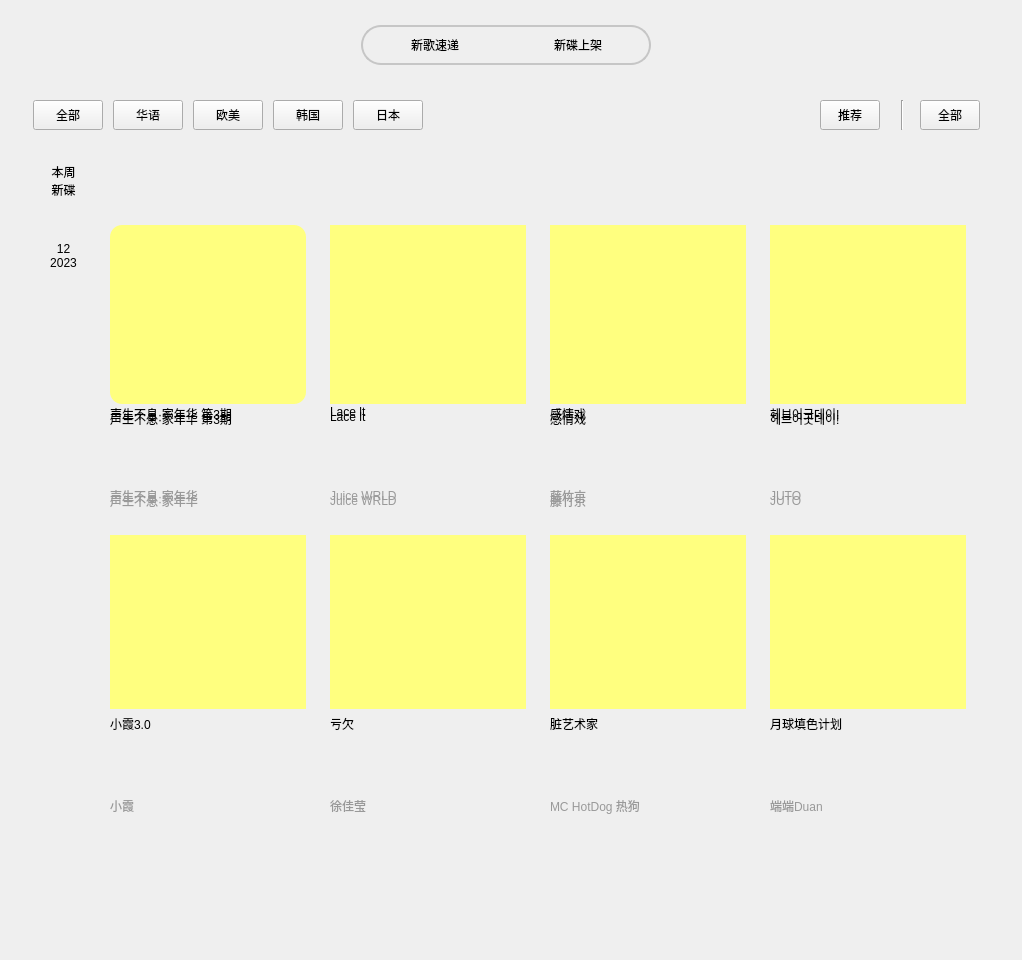
<?xml version="1.0" encoding="UTF-8"?>
<ui version="4.0">
 <class>BestNewMusicClass</class>
 <widget class="QWidget" name="BestNewMusicClass">
  <property name="geometry">
   <rect>
    <x>0</x>
    <y>0</y>
    <width>1022</width>
    <height>960</height>
   </rect>
  </property>
  <property name="minimumSize">
   <size>
    <width>1012</width>
    <height>960</height>
   </size>
  </property>
  <property name="windowTitle">
   <string>BestNewMusic</string>
  </property>
  <widget class="QWidget" name="widget" native="true">
   <property name="geometry">
    <rect>
     <x>361</x>
     <y>25</y>
     <width>290</width>
     <height>40</height>
    </rect>
   </property>
   <property name="minimumSize">
    <size>
     <width>290</width>
     <height>35</height>
    </size>
   </property>
   <property name="styleSheet">
    <string notr="true">border: 2px solid #C6C6C6;
border-radius:20px;</string>
   </property>
  </widget>
  <widget class="QPushButton" name="newSongBtn">
   <property name="geometry">
    <rect>
     <x>363</x>
     <y>26</y>
     <width>144</width>
     <height>38</height>
    </rect>
   </property>
   <property name="styleSheet">
    <string notr="true">border-radius:19px;</string>
   </property>
   <property name="text">
    <string>新歌速递</string>
   </property>
   <property name="checkable">
    <bool>true</bool>
   </property>
  </widget>
  <widget class="QPushButton" name="newDVDBtn">
   <property name="geometry">
    <rect>
     <x>506</x>
     <y>26</y>
     <width>144</width>
     <height>38</height>
    </rect>
   </property>
   <property name="styleSheet">
    <string notr="true">border-radius:19px;</string>
   </property>
   <property name="text">
    <string>新碟上架</string>
   </property>
   <property name="checkable">
    <bool>true</bool>
   </property>
  </widget>
  <widget class="QStackedWidget" name="stackedWidget">
   <property name="geometry">
    <rect>
     <x>0</x>
     <y>70</y>
     <width>1012</width>
     <height>871</height>
    </rect>
   </property>
   <property name="minimumSize">
    <size>
     <width>1012</width>
     <height>0</height>
    </size>
   </property>
   <property name="currentIndex">
    <number>1</number>
   </property>
   <widget class="QWidget" name="page">
    <widget class="QPushButton" name="newSongBtn1">
     <property name="geometry">
      <rect>
       <x>33</x>
       <y>30</y>
       <width>70</width>
       <height>30</height>
      </rect>
     </property>
     <property name="cursor">
      <cursorShape>PointingHandCursor</cursorShape>
     </property>
     <property name="styleSheet">
      <string notr="true"/>
     </property>
     <property name="text">
      <string>全部</string>
     </property>
     <property name="checkable">
      <bool>true</bool>
     </property>
     <property name="autoDefault">
      <bool>true</bool>
     </property>
     <property name="default">
      <bool>false</bool>
     </property>
    </widget>
    <widget class="QPushButton" name="newSongBtn2">
     <property name="geometry">
      <rect>
       <x>113</x>
       <y>30</y>
       <width>70</width>
       <height>30</height>
      </rect>
     </property>
     <property name="cursor">
      <cursorShape>PointingHandCursor</cursorShape>
     </property>
     <property name="text">
      <string>华语</string>
     </property>
     <property name="checkable">
      <bool>true</bool>
     </property>
    </widget>
    <widget class="QPushButton" name="newSongBtn3">
     <property name="geometry">
      <rect>
       <x>193</x>
       <y>30</y>
       <width>70</width>
       <height>30</height>
      </rect>
     </property>
     <property name="cursor">
      <cursorShape>PointingHandCursor</cursorShape>
     </property>
     <property name="text">
      <string>欧美</string>
     </property>
     <property name="checkable">
      <bool>true</bool>
     </property>
    </widget>
    <widget class="QPushButton" name="newSongBtn4">
     <property name="geometry">
      <rect>
       <x>273</x>
       <y>30</y>
       <width>70</width>
       <height>30</height>
      </rect>
     </property>
     <property name="cursor">
      <cursorShape>PointingHandCursor</cursorShape>
     </property>
     <property name="text">
      <string>韩国</string>
     </property>
     <property name="checkable">
      <bool>true</bool>
     </property>
    </widget>
    <widget class="QPushButton" name="newSongBtn5">
     <property name="geometry">
      <rect>
       <x>353</x>
       <y>30</y>
       <width>70</width>
       <height>30</height>
      </rect>
     </property>
     <property name="cursor">
      <cursorShape>PointingHandCursor</cursorShape>
     </property>
     <property name="text">
      <string>日本</string>
     </property>
     <property name="checkable">
      <bool>true</bool>
     </property>
    </widget>
    <widget class="QPushButton" name="pushButton_8">
     <property name="geometry">
      <rect>
       <x>690</x>
       <y>30</y>
       <width>130</width>
       <height>30</height>
      </rect>
     </property>
     <property name="cursor">
      <cursorShape>PointingHandCursor</cursorShape>
     </property>
     <property name="styleSheet">
      <string notr="true">border-radius:15px;
color: rgb(255, 255, 255);
background-color: rgb(236, 65, 65);</string>
     </property>
     <property name="text">
      <string>播放全部</string>
     </property>
     <property name="icon">
      <iconset>
       <normaloff>../../res/最新音乐/播放.png</normaloff>../../res/最新音乐/播放.png</iconset>
     </property>
     <property name="checkable">
      <bool>true</bool>
     </property>
    </widget>
    <widget class="QPushButton" name="pushButton_9">
     <property name="geometry">
      <rect>
       <x>830</x>
       <y>30</y>
       <width>130</width>
       <height>30</height>
      </rect>
     </property>
     <property name="cursor">
      <cursorShape>PointingHandCursor</cursorShape>
     </property>
     <property name="styleSheet">
      <string notr="true">border-radius:15px;
border: 1px solid #C6C6C6;</string>
     </property>
     <property name="text">
      <string>收藏全部</string>
     </property>
     <property name="icon">
      <iconset>
       <normaloff>../../res/最新音乐/收藏.png</normaloff>../../res/最新音乐/收藏.png</iconset>
     </property>
     <property name="checkable">
      <bool>true</bool>
     </property>
    </widget>
    <widget class="QPushButton" name="newSongBtn6">
     <property name="geometry">
      <rect>
       <x>433</x>
       <y>30</y>
       <width>70</width>
       <height>30</height>
      </rect>
     </property>
     <property name="cursor">
      <cursorShape>PointingHandCursor</cursorShape>
     </property>
     <property name="text">
      <string>小语种</string>
     </property>
     <property name="checkable">
      <bool>true</bool>
     </property>
    </widget>
    <widget class="QWidget" name="songListsWidget" native="true">
     <property name="geometry">
      <rect>
       <x>-1</x>
       <y>83</y>
       <width>1021</width>
       <height>505</height>
      </rect>
     </property>
     <property name="minimumSize">
      <size>
       <width>1012</width>
       <height>505</height>
      </size>
     </property>
     <property name="styleSheet">
      <string notr="true">border:none;</string>
     </property>
    </widget>
   </widget>
   <widget class="QWidget" name="page_2">
    <widget class="QPushButton" name="dvdBtn1">
     <property name="geometry">
      <rect>
       <x>33</x>
       <y>30</y>
       <width>70</width>
       <height>30</height>
      </rect>
     </property>
     <property name="cursor">
      <cursorShape>PointingHandCursor</cursorShape>
     </property>
     <property name="text">
      <string>全部</string>
     </property>
     <property name="checkable">
      <bool>true</bool>
     </property>
    </widget>
    <widget class="QPushButton" name="dvdBtn3">
     <property name="geometry">
      <rect>
       <x>193</x>
       <y>30</y>
       <width>70</width>
       <height>30</height>
      </rect>
     </property>
     <property name="cursor">
      <cursorShape>PointingHandCursor</cursorShape>
     </property>
     <property name="text">
      <string>欧美</string>
     </property>
     <property name="checkable">
      <bool>true</bool>
     </property>
    </widget>
    <widget class="QPushButton" name="dvdBtn4">
     <property name="geometry">
      <rect>
       <x>273</x>
       <y>30</y>
       <width>70</width>
       <height>30</height>
      </rect>
     </property>
     <property name="cursor">
      <cursorShape>PointingHandCursor</cursorShape>
     </property>
     <property name="text">
      <string>韩国</string>
     </property>
     <property name="checkable">
      <bool>true</bool>
     </property>
    </widget>
    <widget class="QPushButton" name="dvdBtn2">
     <property name="geometry">
      <rect>
       <x>113</x>
       <y>30</y>
       <width>70</width>
       <height>30</height>
      </rect>
     </property>
     <property name="cursor">
      <cursorShape>PointingHandCursor</cursorShape>
     </property>
     <property name="text">
      <string>华语</string>
     </property>
     <property name="checkable">
      <bool>true</bool>
     </property>
    </widget>
    <widget class="QPushButton" name="dvdBtn5">
     <property name="geometry">
      <rect>
       <x>353</x>
       <y>30</y>
       <width>70</width>
       <height>30</height>
      </rect>
     </property>
     <property name="cursor">
      <cursorShape>PointingHandCursor</cursorShape>
     </property>
     <property name="text">
      <string>日本</string>
     </property>
     <property name="checkable">
      <bool>true</bool>
     </property>
    </widget>
    <widget class="QPushButton" name="recommBtn">
     <property name="geometry">
      <rect>
       <x>820</x>
       <y>30</y>
       <width>60</width>
       <height>30</height>
      </rect>
     </property>
     <property name="cursor">
      <cursorShape>PointingHandCursor</cursorShape>
     </property>
     <property name="text">
      <string>推荐</string>
     </property>
     <property name="checkable">
      <bool>true</bool>
     </property>
    </widget>
    <widget class="Line" name="line">
     <property name="geometry">
      <rect>
       <x>900</x>
       <y>30</y>
       <width>5</width>
       <height>30</height>
      </rect>
     </property>
     <property name="orientation">
      <enum>Qt::Vertical</enum>
     </property>
    </widget>
    <widget class="QPushButton" name="dvdAllBtn">
     <property name="geometry">
      <rect>
       <x>920</x>
       <y>30</y>
       <width>60</width>
       <height>30</height>
      </rect>
     </property>
     <property name="cursor">
      <cursorShape>PointingHandCursor</cursorShape>
     </property>
     <property name="text">
      <string>全部</string>
     </property>
     <property name="checkable">
      <bool>true</bool>
     </property>
    </widget>
    <widget class="QLabel" name="label">
     <property name="geometry">
      <rect>
       <x>33</x>
       <y>80</y>
       <width>61</width>
       <height>61</height>
      </rect>
     </property>
     <property name="styleSheet">
      <string notr="true">font: 14pt &quot;Agency FB&quot;;</string>
     </property>
     <property name="text">
      <string>本周
新碟</string>
     </property>
     <property name="alignment">
      <set>Qt::AlignCenter</set>
     </property>
    </widget>
    <widget class="QLabel" name="label_2">
     <property name="geometry">
      <rect>
       <x>33</x>
       <y>155</y>
       <width>61</width>
       <height>61</height>
      </rect>
     </property>
     <property name="styleSheet">
      <string notr="true">font: 14pt &quot;Agency FB&quot;;</string>
     </property>
     <property name="text">
      <string>12
2023</string>
     </property>
     <property name="alignment">
      <set>Qt::AlignCenter</set>
     </property>
    </widget>
    <widget class="QLabel" name="label_3">
     <property name="geometry">
      <rect>
       <x>110</x>
       <y>155</y>
       <width>196</width>
       <height>174</height>
      </rect>
     </property>
     <property name="styleSheet">
      <string notr="true">background-color: rgb(255, 255, 127);
border-radius:12px;</string>
     </property>
     <property name="text">
      <string/>
     </property>
     <property name="pixmap">
      <pixmap>../../res/最新音乐/新碟上架/声声不息.png</pixmap>
     </property>
    </widget>
    <widget class="QLabel" name="label_4">
     <property name="geometry">
      <rect>
       <x>330</x>
       <y>155</y>
       <width>196</width>
       <height>174</height>
      </rect>
     </property>
     <property name="styleSheet">
      <string notr="true">background-color: rgb(255, 255, 127);</string>
     </property>
     <property name="text">
      <string/>
     </property>
     <property name="pixmap">
      <pixmap>../../res/最新音乐/新碟上架/Lace lt.png</pixmap>
     </property>
    </widget>
    <widget class="QLabel" name="label_5">
     <property name="geometry">
      <rect>
       <x>550</x>
       <y>155</y>
       <width>196</width>
       <height>174</height>
      </rect>
     </property>
     <property name="styleSheet">
      <string notr="true">background-color: rgb(255, 255, 127);</string>
     </property>
     <property name="text">
      <string/>
     </property>
     <property name="pixmap">
      <pixmap>../../res/最新音乐/新碟上架/感情戏.png</pixmap>
     </property>
    </widget>
    <widget class="QLabel" name="label_6">
     <property name="geometry">
      <rect>
       <x>770</x>
       <y>155</y>
       <width>196</width>
       <height>174</height>
      </rect>
     </property>
     <property name="styleSheet">
      <string notr="true">background-color: rgb(255, 255, 127);</string>
     </property>
     <property name="text">
      <string/>
     </property>
     <property name="pixmap">
      <pixmap>../../res/最新音乐/新碟上架/헤브어굿데이!.png</pixmap>
     </property>
    </widget>
    <widget class="QLabel" name="label_7">
     <property name="geometry">
      <rect>
       <x>110</x>
       <y>335</y>
       <width>196</width>
       <height>61</height>
      </rect>
     </property>
     <property name="styleSheet">
      <string notr="true">font: 14pt &quot;Agency FB&quot;;</string>
     </property>
     <property name="text">
      <string>声生不息·家年华 第3期</string>
     </property>
     <property name="alignment">
      <set>Qt::AlignLeading|Qt::AlignLeft|Qt::AlignTop</set>
     </property>
     <property name="wordWrap">
      <bool>true</bool>
     </property>
    </widget>
    <widget class="QLabel" name="label_8">
     <property name="geometry">
      <rect>
       <x>330</x>
       <y>335</y>
       <width>196</width>
       <height>61</height>
      </rect>
     </property>
     <property name="styleSheet">
      <string notr="true">font: 25 14pt &quot;微软雅黑 Light&quot;;</string>
     </property>
     <property name="text">
      <string>Lace lt</string>
     </property>
     <property name="alignment">
      <set>Qt::AlignLeading|Qt::AlignLeft|Qt::AlignTop</set>
     </property>
     <property name="wordWrap">
      <bool>true</bool>
     </property>
    </widget>
    <widget class="QLabel" name="label_9">
     <property name="geometry">
      <rect>
       <x>550</x>
       <y>335</y>
       <width>196</width>
       <height>61</height>
      </rect>
     </property>
     <property name="styleSheet">
      <string notr="true">font: 14pt &quot;Agency FB&quot;;</string>
     </property>
     <property name="text">
      <string>感情戏</string>
     </property>
     <property name="alignment">
      <set>Qt::AlignLeading|Qt::AlignLeft|Qt::AlignTop</set>
     </property>
     <property name="wordWrap">
      <bool>true</bool>
     </property>
    </widget>
    <widget class="QLabel" name="label_10">
     <property name="geometry">
      <rect>
       <x>770</x>
       <y>335</y>
       <width>196</width>
       <height>61</height>
      </rect>
     </property>
     <property name="styleSheet">
      <string notr="true">font: 14pt &quot;Agency FB&quot;;</string>
     </property>
     <property name="text">
      <string>헤브어굿데이!</string>
     </property>
     <property name="alignment">
      <set>Qt::AlignLeading|Qt::AlignLeft|Qt::AlignTop</set>
     </property>
     <property name="wordWrap">
      <bool>true</bool>
     </property>
    </widget>
    <widget class="QLabel" name="label_11">
     <property name="geometry">
      <rect>
       <x>110</x>
       <y>405</y>
       <width>196</width>
       <height>41</height>
      </rect>
     </property>
     <property name="styleSheet">
      <string notr="true">color: rgb(153, 153, 153);</string>
     </property>
     <property name="text">
      <string>声生不息·家年华</string>
     </property>
    </widget>
    <widget class="QLabel" name="label_12">
     <property name="geometry">
      <rect>
       <x>330</x>
       <y>405</y>
       <width>196</width>
       <height>41</height>
      </rect>
     </property>
     <property name="styleSheet">
      <string notr="true">color: rgb(153, 153, 153);</string>
     </property>
     <property name="text">
      <string>Juice WRLD</string>
     </property>
    </widget>
    <widget class="QLabel" name="label_13">
     <property name="geometry">
      <rect>
       <x>550</x>
       <y>405</y>
       <width>196</width>
       <height>41</height>
      </rect>
     </property>
     <property name="styleSheet">
      <string notr="true">color: rgb(153, 153, 153);</string>
     </property>
     <property name="text">
      <string>藤竹京</string>
     </property>
    </widget>
    <widget class="QLabel" name="label_14">
     <property name="geometry">
      <rect>
       <x>770</x>
       <y>405</y>
       <width>196</width>
       <height>41</height>
      </rect>
     </property>
     <property name="styleSheet">
      <string notr="true">color: rgb(153, 153, 153);</string>
     </property>
     <property name="text">
      <string>JUTO</string>
     </property>
    </widget>
    <widget class="QLabel" name="label_15">
     <property name="geometry">
      <rect>
       <x>330</x>
       <y>465</y>
       <width>196</width>
       <height>174</height>
      </rect>
     </property>
     <property name="cursor">
      <cursorShape>PointingHandCursor</cursorShape>
     </property>
     <property name="styleSheet">
      <string notr="true">background-color: rgb(255, 255, 127);</string>
     </property>
     <property name="text">
      <string/>
     </property>
     <property name="pixmap">
      <pixmap>../../res/最新音乐/新碟上架/亏欠.png</pixmap>
     </property>
    </widget>
    <widget class="QLabel" name="label_16">
     <property name="geometry">
      <rect>
       <x>550</x>
       <y>465</y>
       <width>196</width>
       <height>174</height>
      </rect>
     </property>
     <property name="cursor">
      <cursorShape>PointingHandCursor</cursorShape>
     </property>
     <property name="styleSheet">
      <string notr="true">background-color: rgb(255, 255, 127);</string>
     </property>
     <property name="text">
      <string/>
     </property>
     <property name="pixmap">
      <pixmap>../../res/最新音乐/新碟上架/脏艺术家.png</pixmap>
     </property>
    </widget>
    <widget class="QLabel" name="label_17">
     <property name="geometry">
      <rect>
       <x>770</x>
       <y>715</y>
       <width>196</width>
       <height>41</height>
      </rect>
     </property>
     <property name="cursor">
      <cursorShape>PointingHandCursor</cursorShape>
     </property>
     <property name="styleSheet">
      <string notr="true">color: rgb(153, 153, 153);</string>
     </property>
     <property name="text">
      <string>端端Duan</string>
     </property>
    </widget>
    <widget class="QLabel" name="label_18">
     <property name="geometry">
      <rect>
       <x>330</x>
       <y>645</y>
       <width>196</width>
       <height>61</height>
      </rect>
     </property>
     <property name="cursor">
      <cursorShape>PointingHandCursor</cursorShape>
     </property>
     <property name="styleSheet">
      <string notr="true">font: 14pt &quot;Agency FB&quot;;</string>
     </property>
     <property name="text">
      <string>亏欠</string>
     </property>
     <property name="alignment">
      <set>Qt::AlignLeading|Qt::AlignLeft|Qt::AlignTop</set>
     </property>
     <property name="wordWrap">
      <bool>true</bool>
     </property>
    </widget>
    <widget class="QLabel" name="label_19">
     <property name="geometry">
      <rect>
       <x>770</x>
       <y>645</y>
       <width>196</width>
       <height>61</height>
      </rect>
     </property>
     <property name="cursor">
      <cursorShape>PointingHandCursor</cursorShape>
     </property>
     <property name="styleSheet">
      <string notr="true">font: 14pt &quot;Agency FB&quot;;</string>
     </property>
     <property name="text">
      <string>月球填色计划</string>
     </property>
     <property name="alignment">
      <set>Qt::AlignLeading|Qt::AlignLeft|Qt::AlignTop</set>
     </property>
     <property name="wordWrap">
      <bool>true</bool>
     </property>
    </widget>
    <widget class="QLabel" name="label_20">
     <property name="geometry">
      <rect>
       <x>550</x>
       <y>715</y>
       <width>196</width>
       <height>41</height>
      </rect>
     </property>
     <property name="cursor">
      <cursorShape>PointingHandCursor</cursorShape>
     </property>
     <property name="styleSheet">
      <string notr="true">color: rgb(153, 153, 153);</string>
     </property>
     <property name="text">
      <string>MC HotDog 热狗</string>
     </property>
    </widget>
    <widget class="QLabel" name="label_21">
     <property name="geometry">
      <rect>
       <x>110</x>
       <y>465</y>
       <width>196</width>
       <height>174</height>
      </rect>
     </property>
     <property name="cursor">
      <cursorShape>PointingHandCursor</cursorShape>
     </property>
     <property name="styleSheet">
      <string notr="true">background-color: rgb(255, 255, 127);</string>
     </property>
     <property name="text">
      <string/>
     </property>
     <property name="pixmap">
      <pixmap>../../res/最新音乐/新碟上架/小霞.png</pixmap>
     </property>
    </widget>
    <widget class="QLabel" name="label_22">
     <property name="geometry">
      <rect>
       <x>110</x>
       <y>645</y>
       <width>196</width>
       <height>61</height>
      </rect>
     </property>
     <property name="cursor">
      <cursorShape>PointingHandCursor</cursorShape>
     </property>
     <property name="styleSheet">
      <string notr="true">font: 14pt &quot;Agency FB&quot;;</string>
     </property>
     <property name="text">
      <string>小霞3.0</string>
     </property>
     <property name="alignment">
      <set>Qt::AlignLeading|Qt::AlignLeft|Qt::AlignTop</set>
     </property>
     <property name="wordWrap">
      <bool>true</bool>
     </property>
    </widget>
    <widget class="QLabel" name="label_23">
     <property name="geometry">
      <rect>
       <x>330</x>
       <y>715</y>
       <width>196</width>
       <height>41</height>
      </rect>
     </property>
     <property name="cursor">
      <cursorShape>PointingHandCursor</cursorShape>
     </property>
     <property name="styleSheet">
      <string notr="true">color: rgb(153, 153, 153);</string>
     </property>
     <property name="text">
      <string>徐佳莹</string>
     </property>
    </widget>
    <widget class="QLabel" name="label_24">
     <property name="geometry">
      <rect>
       <x>550</x>
       <y>645</y>
       <width>196</width>
       <height>61</height>
      </rect>
     </property>
     <property name="cursor">
      <cursorShape>PointingHandCursor</cursorShape>
     </property>
     <property name="styleSheet">
      <string notr="true">font: 14pt &quot;Agency FB&quot;;</string>
     </property>
     <property name="text">
      <string>脏艺术家</string>
     </property>
     <property name="alignment">
      <set>Qt::AlignLeading|Qt::AlignLeft|Qt::AlignTop</set>
     </property>
     <property name="wordWrap">
      <bool>true</bool>
     </property>
    </widget>
    <widget class="QLabel" name="label_25">
     <property name="geometry">
      <rect>
       <x>770</x>
       <y>465</y>
       <width>196</width>
       <height>174</height>
      </rect>
     </property>
     <property name="cursor">
      <cursorShape>PointingHandCursor</cursorShape>
     </property>
     <property name="styleSheet">
      <string notr="true">background-color: rgb(255, 255, 127);</string>
     </property>
     <property name="text">
      <string/>
     </property>
     <property name="pixmap">
      <pixmap>../../res/最新音乐/新碟上架/月球填色计划.png</pixmap>
     </property>
    </widget>
    <widget class="QLabel" name="label_26">
     <property name="geometry">
      <rect>
       <x>110</x>
       <y>715</y>
       <width>196</width>
       <height>41</height>
      </rect>
     </property>
     <property name="cursor">
      <cursorShape>PointingHandCursor</cursorShape>
     </property>
     <property name="styleSheet">
      <string notr="true">color: rgb(153, 153, 153);</string>
     </property>
     <property name="text">
      <string>小霞</string>
     </property>
    </widget>
    <widget class="QLabel" name="label_27">
     <property name="geometry">
      <rect>
       <x>770</x>
       <y>410</y>
       <width>196</width>
       <height>41</height>
      </rect>
     </property>
     <property name="cursor">
      <cursorShape>PointingHandCursor</cursorShape>
     </property>
     <property name="styleSheet">
      <string notr="true">color: rgb(153, 153, 153);</string>
     </property>
     <property name="text">
      <string>JUTO</string>
     </property>
    </widget>
    <widget class="QLabel" name="label_28">
     <property name="geometry">
      <rect>
       <x>330</x>
       <y>410</y>
       <width>196</width>
       <height>41</height>
      </rect>
     </property>
     <property name="cursor">
      <cursorShape>PointingHandCursor</cursorShape>
     </property>
     <property name="styleSheet">
      <string notr="true">color: rgb(153, 153, 153);</string>
     </property>
     <property name="text">
      <string>Juice WRLD</string>
     </property>
    </widget>
    <widget class="QLabel" name="label_29">
     <property name="geometry">
      <rect>
       <x>110</x>
       <y>340</y>
       <width>196</width>
       <height>61</height>
      </rect>
     </property>
     <property name="cursor">
      <cursorShape>PointingHandCursor</cursorShape>
     </property>
     <property name="styleSheet">
      <string notr="true">font: 14pt &quot;Agency FB&quot;;</string>
     </property>
     <property name="text">
      <string>声生不息·家年华 第3期</string>
     </property>
     <property name="alignment">
      <set>Qt::AlignLeading|Qt::AlignLeft|Qt::AlignTop</set>
     </property>
     <property name="wordWrap">
      <bool>true</bool>
     </property>
    </widget>
    <widget class="QLabel" name="label_30">
     <property name="geometry">
      <rect>
       <x>330</x>
       <y>160</y>
       <width>196</width>
       <height>174</height>
      </rect>
     </property>
     <property name="cursor">
      <cursorShape>PointingHandCursor</cursorShape>
     </property>
     <property name="styleSheet">
      <string notr="true">background-color: rgb(255, 255, 127);</string>
     </property>
     <property name="text">
      <string/>
     </property>
     <property name="pixmap">
      <pixmap>../../res/最新音乐/新碟上架/Lace lt.png</pixmap>
     </property>
    </widget>
    <widget class="QLabel" name="label_31">
     <property name="geometry">
      <rect>
       <x>110</x>
       <y>410</y>
       <width>196</width>
       <height>41</height>
      </rect>
     </property>
     <property name="cursor">
      <cursorShape>PointingHandCursor</cursorShape>
     </property>
     <property name="styleSheet">
      <string notr="true">color: rgb(153, 153, 153);</string>
     </property>
     <property name="text">
      <string>声生不息·家年华</string>
     </property>
    </widget>
    <widget class="QLabel" name="label_32">
     <property name="geometry">
      <rect>
       <x>770</x>
       <y>340</y>
       <width>196</width>
       <height>61</height>
      </rect>
     </property>
     <property name="cursor">
      <cursorShape>PointingHandCursor</cursorShape>
     </property>
     <property name="styleSheet">
      <string notr="true">font: 14pt &quot;Agency FB&quot;;</string>
     </property>
     <property name="text">
      <string>헤브어굿데이!</string>
     </property>
     <property name="alignment">
      <set>Qt::AlignLeading|Qt::AlignLeft|Qt::AlignTop</set>
     </property>
     <property name="wordWrap">
      <bool>true</bool>
     </property>
    </widget>
    <widget class="QLabel" name="label_33">
     <property name="geometry">
      <rect>
       <x>110</x>
       <y>160</y>
       <width>196</width>
       <height>174</height>
      </rect>
     </property>
     <property name="cursor">
      <cursorShape>PointingHandCursor</cursorShape>
     </property>
     <property name="styleSheet">
      <string notr="true">background-color: rgb(255, 255, 127);
border-radius:12px;</string>
     </property>
     <property name="text">
      <string/>
     </property>
     <property name="pixmap">
      <pixmap>../../res/最新音乐/新碟上架/声声不息.png</pixmap>
     </property>
    </widget>
    <widget class="QLabel" name="label_34">
     <property name="geometry">
      <rect>
       <x>550</x>
       <y>340</y>
       <width>196</width>
       <height>61</height>
      </rect>
     </property>
     <property name="cursor">
      <cursorShape>PointingHandCursor</cursorShape>
     </property>
     <property name="styleSheet">
      <string notr="true">font: 14pt &quot;Agency FB&quot;;</string>
     </property>
     <property name="text">
      <string>感情戏</string>
     </property>
     <property name="alignment">
      <set>Qt::AlignLeading|Qt::AlignLeft|Qt::AlignTop</set>
     </property>
     <property name="wordWrap">
      <bool>true</bool>
     </property>
    </widget>
    <widget class="QLabel" name="label_35">
     <property name="geometry">
      <rect>
       <x>550</x>
       <y>410</y>
       <width>196</width>
       <height>41</height>
      </rect>
     </property>
     <property name="cursor">
      <cursorShape>PointingHandCursor</cursorShape>
     </property>
     <property name="styleSheet">
      <string notr="true">color: rgb(153, 153, 153);</string>
     </property>
     <property name="text">
      <string>藤竹京</string>
     </property>
    </widget>
    <widget class="QLabel" name="label_36">
     <property name="geometry">
      <rect>
       <x>330</x>
       <y>340</y>
       <width>196</width>
       <height>61</height>
      </rect>
     </property>
     <property name="cursor">
      <cursorShape>PointingHandCursor</cursorShape>
     </property>
     <property name="styleSheet">
      <string notr="true">font: 25 14pt &quot;微软雅黑 Light&quot;;</string>
     </property>
     <property name="text">
      <string>Lace lt</string>
     </property>
     <property name="alignment">
      <set>Qt::AlignLeading|Qt::AlignLeft|Qt::AlignTop</set>
     </property>
     <property name="wordWrap">
      <bool>true</bool>
     </property>
    </widget>
    <widget class="QLabel" name="label_37">
     <property name="geometry">
      <rect>
       <x>550</x>
       <y>160</y>
       <width>196</width>
       <height>174</height>
      </rect>
     </property>
     <property name="cursor">
      <cursorShape>PointingHandCursor</cursorShape>
     </property>
     <property name="styleSheet">
      <string notr="true">background-color: rgb(255, 255, 127);</string>
     </property>
     <property name="text">
      <string/>
     </property>
     <property name="pixmap">
      <pixmap>../../res/最新音乐/新碟上架/感情戏.png</pixmap>
     </property>
    </widget>
    <widget class="QLabel" name="label_38">
     <property name="geometry">
      <rect>
       <x>770</x>
       <y>160</y>
       <width>196</width>
       <height>174</height>
      </rect>
     </property>
     <property name="cursor">
      <cursorShape>PointingHandCursor</cursorShape>
     </property>
     <property name="styleSheet">
      <string notr="true">background-color: rgb(255, 255, 127);</string>
     </property>
     <property name="text">
      <string/>
     </property>
     <property name="pixmap">
      <pixmap>../../res/最新音乐/新碟上架/헤브어굿데이!.png</pixmap>
     </property>
    </widget>
   </widget>
  </widget>
 </widget>
 <layoutdefault spacing="6" margin="11"/>
 <resources/>
 <connections/>
</ui>
